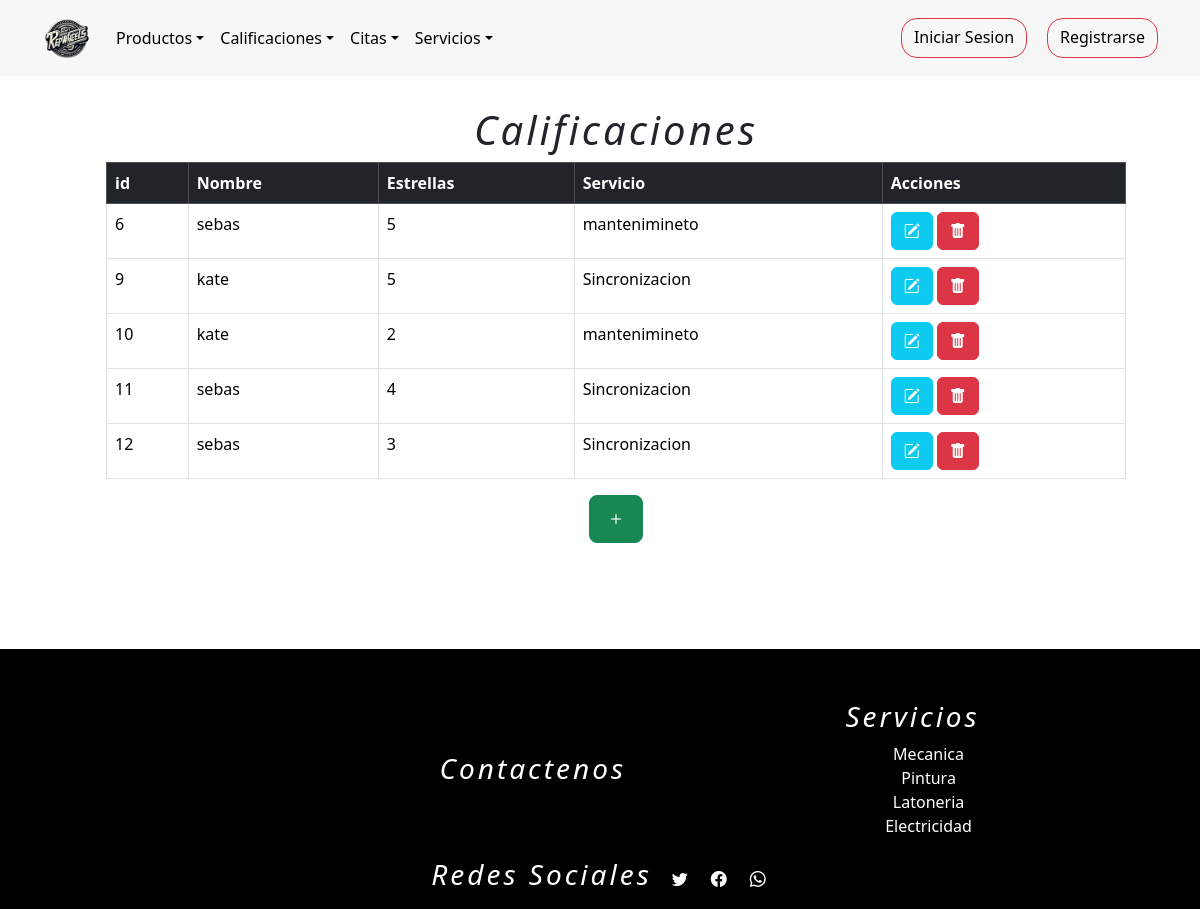
/calificacionListar, run on an earlier commit of the app's database.
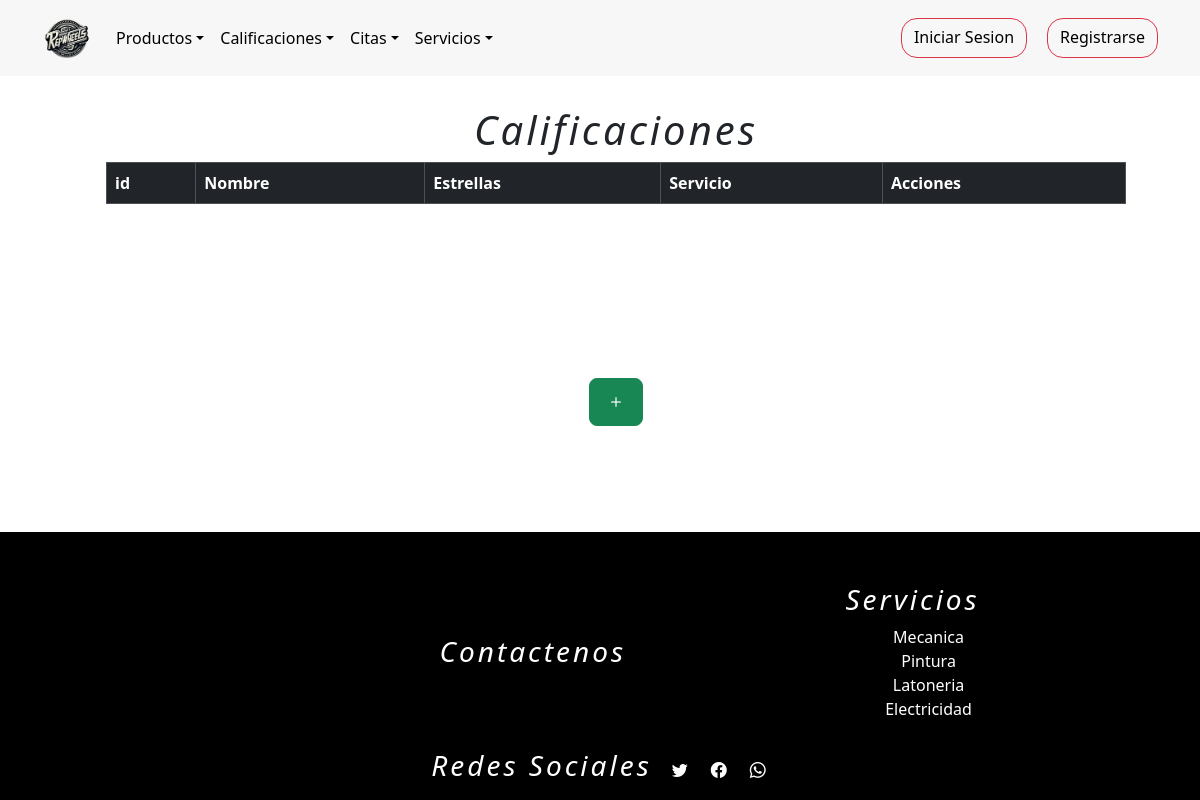
And on a later commit of the database.
### tienda/models.py (models this page shows, shortened)
class Calificaciones(models.Model):
    cliente = models.ForeignKey(Usuarios,on_delete=models.DO_NOTHING,blank=False,null=True)
    servicios = models.ForeignKey(Servicios,on_delete=models.DO_NOTHING,blank=False,null=True)
    foto = models.ImageField(upload_to="tienda/media/", default="tienda/media/user.png")
    Estrellas= (
        (1, "1"),
        (2,"2"),
        (3,"3"),
        (4,"4"),
        (4,"5"),
    )
    cantidad_estrellas = models.IntegerField(choices=Estrellas,default=5)

class Usuarios(AbstractUser):
    username = None
    nombre = models.CharField(max_length=254)
    email = models.EmailField(max_length=254, unique=True,blank=False,null=True)
    password = models.CharField(max_length=254,blank=False,null=True)
    foto = models.ImageField(upload_to="tienda/media/", default="tienda/media/user.png")
    token_recuperar = models.CharField(max_length=254,blank=False,null=False,default=0)
    telefono=models.IntegerField(null=False,blank=True,default='0')
    cargo = models.CharField(max_length=254,null=False)
    direccion=models.CharField(max_length=254)
    cedula=models.IntegerField(blank=True,null=False,default='0')
    ROLES = (
        (1,"administrador"),
        (2,"proveedor"),
        (3,"empleado"),
        (4,"cliente"),
    )
    rol=models.IntegerField(choices=ROLES,default=4)
    n = models.IntegerField(blank=True,null=False,default=0)
    USERNAME_FIELD = "email"
    REQUIRED_FIELDS = ["nombre"]
    objects = CustomUserManager()
    def __str__(self):
        return self.nombre

class Servicios(models.Model):
    nombre = models.CharField(max_length=254)
    descripcion_servicio = models.TextField()
    foto = models.ImageField(upload_to="media/", default="tienda/media/servicio.jpg")
    precio = models.IntegerField(null=False,blank=False,default=100000)
    def __str__(self):
        return self.nombre

### tienda/views.py (the view)
# urls.py: path("calificacionListar", views.listarCalificacion, name="calificacionListar"),
def listarCalificacion(request):
    r = Calificaciones.objects.all()
    contexto = {"data": r}
    return render(request, "tienda/calificaciones/listarCalificacion.html", contexto)

### tienda/templates/tienda/calificaciones/listarCalificacion.html (shortened to what this page needs)
{% extends 'tienda/base1.html' %}
{% load static %}
{% block contenedor %}
    <div class="container-fluid m-3" style="padding: 90px;">
        <h1>Calificaciones</h1>
        <table class="table table-bordered table-hover" id="tableR">
            <thead class="table-dark">
                <tr>
                    <th>id</th>
                    <th>Nombre</th>
                    <th>Estrellas</th>
                    <th>Servicio</th>
                    <th>Acciones</th>
                </tr>
            </thead>
            <tbody>
                {% for r in data %}
                <tr>
                    <td>{{ r.id }}</td>
                    <td>{{ r.cliente }}</td>
                    <td>{{ r.cantidad_estrellas }}</td>
                    <td>{{ r.servicios }}</td>
                    <td>
                        <a class="btn btn-info" href="{% url 'calificacion_formulario_editar' r.id %}"><i class="bi bi-pencil-square"></i></a>
                        <a class="btn btn-danger"
                            href="javascript:eliminar('{% url 'calificacion_eliminar' r.id %}')"><i class="bi bi-trash-fill"></i></a>
                    </td>
                </tr>
                {% endfor %}
            </tbody>
        </table>
        <div style="display: flex; justify-content: center; align-content: center;">
            <a href="{% url 'registrarCalificacion' %}" class="btn btn-success btn-lg"><i class="bi bi-plus"></i></a>
        </div>
    </div>
{% endblock %}

What changed in the data, as far as the page shows it:
removed Calificaciones: id "6", cliente "sebas", cantidad_estrellas "5", servicios "mantenimineto"
removed Calificaciones: id "9", cliente "kate", cantidad_estrellas "5", servicios "Sincronizacion"
removed Calificaciones: id "10", cliente "kate", cantidad_estrellas "2", servicios "mantenimineto"
removed Calificaciones: id "11", cliente "sebas", cantidad_estrellas "4", servicios "Sincronizacion"
removed Calificaciones: id "12", cliente "sebas", cantidad_estrellas "3", servicios "Sincronizacion"
